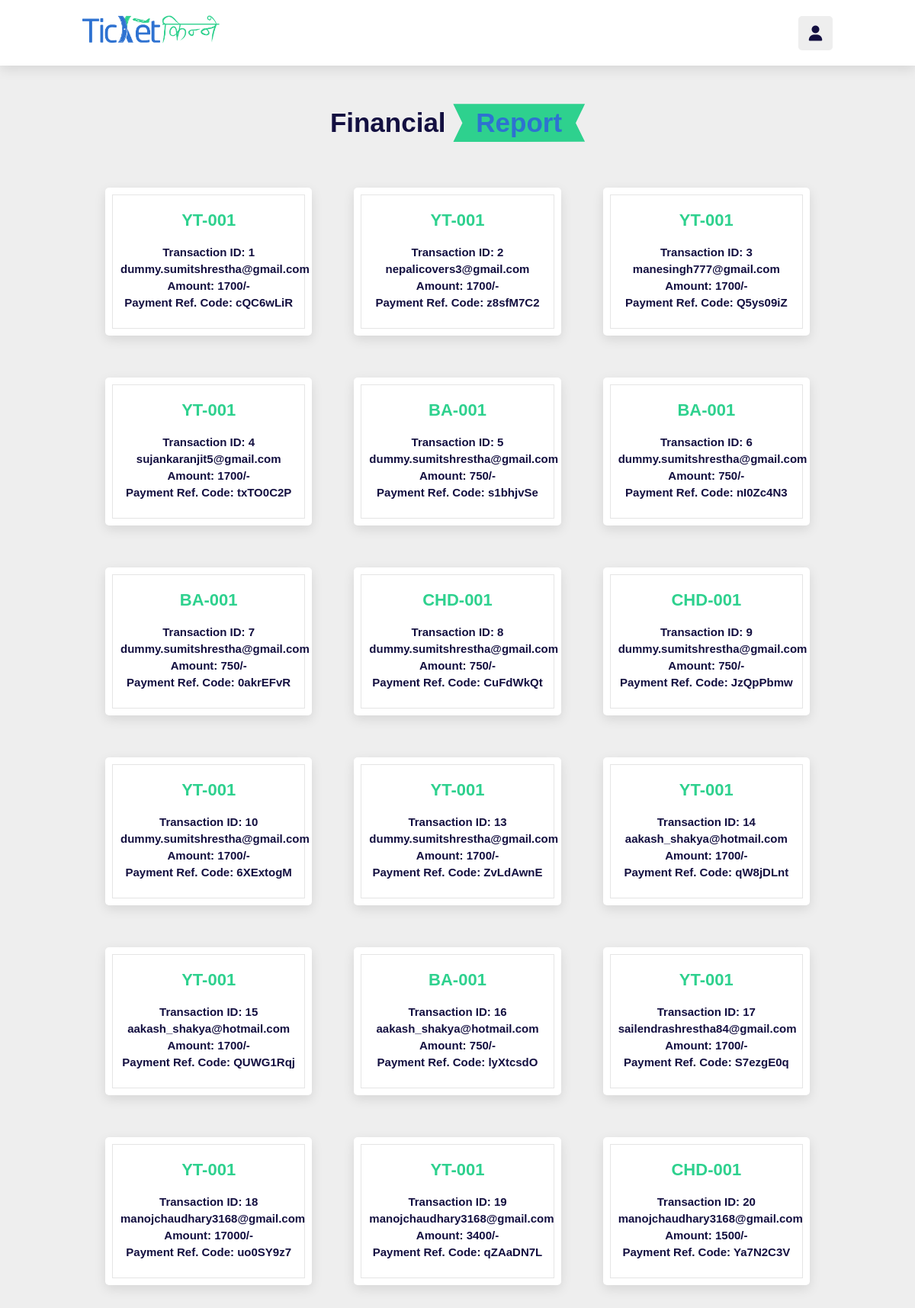
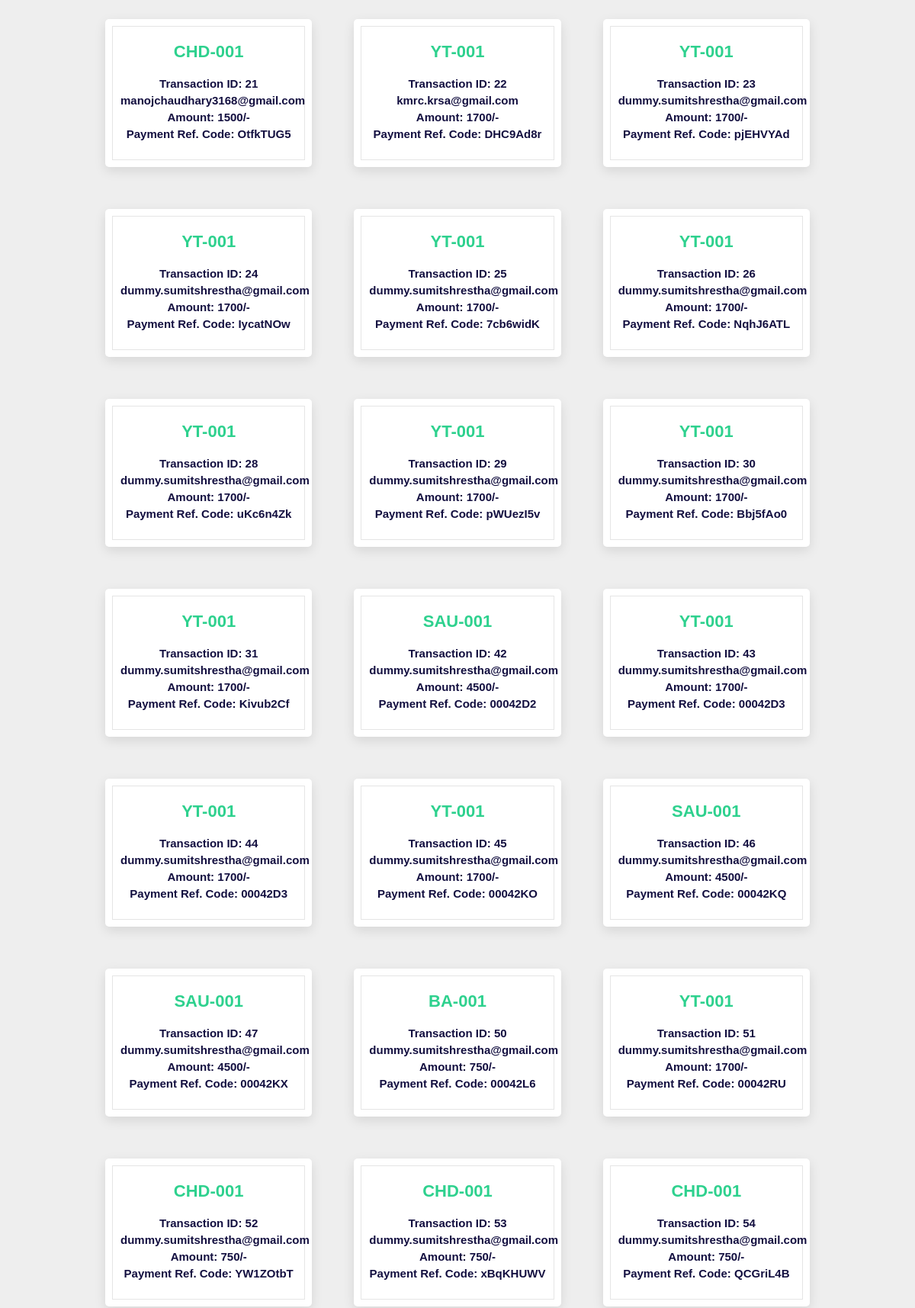
The page /assets/admin/assets/php/financial_transaction.php (signed in, upper part) on the database its author committed (2 pictures, top to bottom).
### tables this page shows
CREATE TABLE `transaction` (
  `id` int(11) NOT NULL,
  `user_email` varchar(500) NOT NULL,
  `booked_id` varchar(255) NOT NULL,
  `amount` int(11) NOT NULL,
  `payment_ref_code` varchar(255) NOT NULL
);

### assets/admin/assets/php/financial_transaction.php (the view, shortened to what this page needs)
<?php
    include 'database_configure.php';
?>
<!DOCTYPE html>
    <html lang="en">
        <head>
            <link href='https://cdn.jsdelivr.net/npm/boxicons@2.0.5/css/boxicons.min.css' rel='stylesheet'>
            <link rel="stylesheet" href="https://cdnjs.cloudflare.com/ajax/libs/font-awesome/5.15.4/css/all.min.css">
            <link rel="stylesheet" href="https://cdnjs.cloudflare.com/ajax/libs/font-awesome/6.0.0/css/all.min.css">
            <link rel="stylesheet" href="https://cdnjs.cloudflare.com/ajax/libs/font-awesome/6.1.1/css/all.min.css">
            <link rel="stylesheet" href="../css/booked_details.css">
            <link rel="stylesheet" href="../../../css/account_dropdown.css">
            <link rel="stylesheet" href="https://unpkg.com/swiper@7/swiper-bundle.min.css" />
        </head>
    <body>
    <header class="header">
        <a href="../../index.php" class="logo"><img src="../logos/TicketKinee_LogoHorizontal.png" alt="Logo" class="logo"></a>
        <div class="icons">
            <div class="fa-solid fa-user" id="user-btn" onclick="menuToggle();"></div>
        </div>
    </header>
    <section class="review" id="selet_way" style="height:auto;">
        <div class="section-container">
            <h1 class="heading"> Financial <span>Report</span> </h1>
                <div class="review-slider">
                    <?php
                        $financial_data = $conn->query("SELECT * FROM `transaction`") ;
                        while($rows_financial_data = $financial_data->fetch_assoc()){
                            $ticekt_id = $rows_financial_data['id'];
                            $email = $rows_financial_data['user_email'];
                            $booked_id = $rows_financial_data['booked_id'];
                            $amount = $rows_financial_data['amount'];
                            $payment_ref_code = $rows_financial_data['payment_ref_code'];
                            ?>
                            <div class="box">
                                <h3><?php echo $booked_id;?></h3>
                                <h1>Transaction ID: <?php echo $ticekt_id?></h1>
                                <h1><?php echo $email?></h1>
                                <h1>Amount: <?php echo $amount?>/-</h1>
                                <h1>Payment Ref. Code: <?php echo $payment_ref_code?></h1>
                            </div>
                        <?php
                        }
                        ?>
                    </div>
    </section>
    </body>
</html>

### assets/admin/assets/css/booked_details.css (style rules this page uses)
* { @import url('https://fonts.googleapis.com/css2?family=Poppins:wght@100;300;400;500;600&display=swap'); }
:root { --orange: #2ed18e; --black: #130f40; --light-color: #666; --box-shadow: 0 .5rem 1.5rem rgba(0, 0, 0, .1); --border: .2rem solid rgba(0, 0, 0, .1); --outline: .1rem solid rgba(0, 0, 0, .1); --outline-hover: .2rem solid var(--black); }
* { font-family: 'Poppins', sans-serif; margin: 0; padding: 0; box-sizing: border-box; outline: none; border: none; text-decoration: none; transition: all .2s linear; }
html { font-size: 62.5%; overflow-x: hidden; scroll-behavior: smooth; scroll-padding-top: 7rem; }
body { background: #eee; }
section { padding: 2rem 9%; }
.heading { text-align: center; margin-top: 2rem; padding: 1rem 0; padding-bottom: 3rem; font-size: 3.5rem; color: var(--black); }
.heading span { background: var(--orange); color: #2e72d1; display: inline-block; padding: .5rem 3rem; clip-path: polygon(100% 0, 93% 50%, 100% 99%, 0% 100%, 7% 50%, 0% 0%); }
.header { position: sticky; top: 0; left: 0; right: 0; z-index: 1000; display: flex; align-items: center; justify-content: space-between; padding: 2rem 9%; background: white; box-shadow: var(--box-shadow); }
.header .logo { font-size: 2.5rem; font-weight: bolder; color: var(--black); width: 180px; }
.header .icons div { height: 4.5rem; width: 4.5rem; line-height: 4.5rem; border-radius: .5rem; background: #eee; color: var(--black); font-size: 2rem; margin-left: .2rem; cursor: pointer; text-align: center; }
.review .review-slider { padding: 1rem; display: grid; grid-template-columns: repeat(auto-fit, minmax(30rem, 1fr)); gap:1.5rem; border-radius: 10px; }
.review .review-slider .box { background: #fff; border-radius: .5rem; text-align: center; height: auto; padding: 3rem 2rem; outline-offset: -1rem; outline: var(--outline); box-shadow: var(--box-shadow); transition: .2s linear; margin: 20px; }
.review .review-slider .box h3 { padding-bottom: 2rem; color: var(--orange); font-size: 2.2rem; }
.review .review-slider .box h1 { padding-bottom: .5rem; color: var(--black); }

### rows shown on the page
transaction: booked "YT-001", id "1", user_email "dummy.sumitshrestha@gmail.com", amount "1700", payment_ref_code "cQC6wLiR"
transaction: booked "YT-001", id "2", user_email "nepalicovers3@gmail.com", amount "1700", payment_ref_code "z8sfM7C2"
transaction: booked "YT-001", id "3", user_email "manesingh777@gmail.com", amount "1700", payment_ref_code "Q5ys09iZ"
transaction: booked "YT-001", id "4", user_email "sujankaranjit5@gmail.com", amount "1700", payment_ref_code "txTO0C2P"
transaction: booked "BA-001", id "5", user_email "dummy.sumitshrestha@gmail.com", amount "750", payment_ref_code "s1bhjvSe"
transaction: booked "BA-001", id "6", user_email "dummy.sumitshrestha@gmail.com", amount "750", payment_ref_code "nI0Zc4N3"
transaction: booked "BA-001", id "7", user_email "dummy.sumitshrestha@gmail.com", amount "750", payment_ref_code "0akrEFvR"
transaction: booked "CHD-001", id "8", user_email "dummy.sumitshrestha@gmail.com", amount "750", payment_ref_code "CuFdWkQt"
transaction: booked "CHD-001", id "9", user_email "dummy.sumitshrestha@gmail.com", amount "750", payment_ref_code "JzQpPbmw"
transaction: booked "YT-001", id "10", user_email "dummy.sumitshrestha@gmail.com", amount "1700", payment_ref_code "6XExtogM"
transaction: booked "YT-001", id "13", user_email "dummy.sumitshrestha@gmail.com", amount "1700", payment_ref_code "ZvLdAwnE"
transaction: booked "YT-001", id "14", user_email "aakash_shakya@hotmail.com", amount "1700", payment_ref_code "qW8jDLnt"
transaction: booked "YT-001", id "15", user_email "aakash_shakya@hotmail.com", amount "1700", payment_ref_code "QUWG1Rqj"
transaction: booked "BA-001", id "16", user_email "aakash_shakya@hotmail.com", amount "750", payment_ref_code "lyXtcsdO"
transaction: booked "YT-001", id "17", user_email "sailendrashrestha84@gmail.com", amount "1700", payment_ref_code "S7ezgE0q"
transaction: booked "YT-001", id "18", user_email "manojchaudhary3168@gmail.com", amount "17000", payment_ref_code "uo0SY9z7"
transaction: booked "YT-001", id "19", user_email "manojchaudhary3168@gmail.com", amount "3400", payment_ref_code "qZAaDN7L"
transaction: booked "CHD-001", id "20", user_email "manojchaudhary3168@gmail.com", amount "1500", payment_ref_code "Ya7N2C3V"
transaction: booked "CHD-001", id "21", user_email "manojchaudhary3168@gmail.com", amount "1500", payment_ref_code "OtfkTUG5"
transaction: booked "YT-001", id "22", user_email "kmrc.krsa@gmail.com", amount "1700", payment_ref_code "DHC9Ad8r"
transaction: booked "YT-001", id "23", user_email "dummy.sumitshrestha@gmail.com", amount "1700", payment_ref_code "pjEHVYAd"
transaction: booked "YT-001", id "24", user_email "dummy.sumitshrestha@gmail.com", amount "1700", payment_ref_code "IycatNOw"
transaction: booked "YT-001", id "25", user_email "dummy.sumitshrestha@gmail.com", amount "1700", payment_ref_code "7cb6widK"
transaction: booked "YT-001", id "26", user_email "dummy.sumitshrestha@gmail.com", amount "1700", payment_ref_code "NqhJ6ATL"
transaction: booked "YT-001", id "28", user_email "dummy.sumitshrestha@gmail.com", amount "1700", payment_ref_code "uKc6n4Zk"
transaction: booked "YT-001", id "29", user_email "dummy.sumitshrestha@gmail.com", amount "1700", payment_ref_code "pWUezI5v"
transaction: booked "YT-001", id "30", user_email "dummy.sumitshrestha@gmail.com", amount "1700", payment_ref_code "Bbj5fAo0"
transaction: booked "YT-001", id "31", user_email "dummy.sumitshrestha@gmail.com", amount "1700", payment_ref_code "Kivub2Cf"
transaction: booked "SAU-001", id "42", user_email "dummy.sumitshrestha@gmail.com", amount "4500", payment_ref_code "00042D2"
transaction: booked "YT-001", id "43", user_email "dummy.sumitshrestha@gmail.com", amount "1700", payment_ref_code "00042D3"
transaction: booked "YT-001", id "44", user_email "dummy.sumitshrestha@gmail.com", amount "1700", payment_ref_code "00042D3"
transaction: booked "YT-001", id "45", user_email "dummy.sumitshrestha@gmail.com", amount "1700", payment_ref_code "00042KO"
transaction: booked "SAU-001", id "46", user_email "dummy.sumitshrestha@gmail.com", amount "4500", payment_ref_code "00042KQ"
transaction: booked "SAU-001", id "47", user_email "dummy.sumitshrestha@gmail.com", amount "4500", payment_ref_code "00042KX"
transaction: booked "BA-001", id "50", user_email "dummy.sumitshrestha@gmail.com", amount "750", payment_ref_code "00042L6"
transaction: booked "YT-001", id "51", user_email "dummy.sumitshrestha@gmail.com", amount "1700", payment_ref_code "00042RU"
transaction: booked "CHD-001", id "52", user_email "dummy.sumitshrestha@gmail.com", amount "750", payment_ref_code "YW1ZOtbT"
transaction: booked "CHD-001", id "53", user_email "dummy.sumitshrestha@gmail.com", amount "750", payment_ref_code "xBqKHUWV"
transaction: booked "CHD-001", id "54", user_email "dummy.sumitshrestha@gmail.com", amount "750", payment_ref_code "QCGriL4B"
